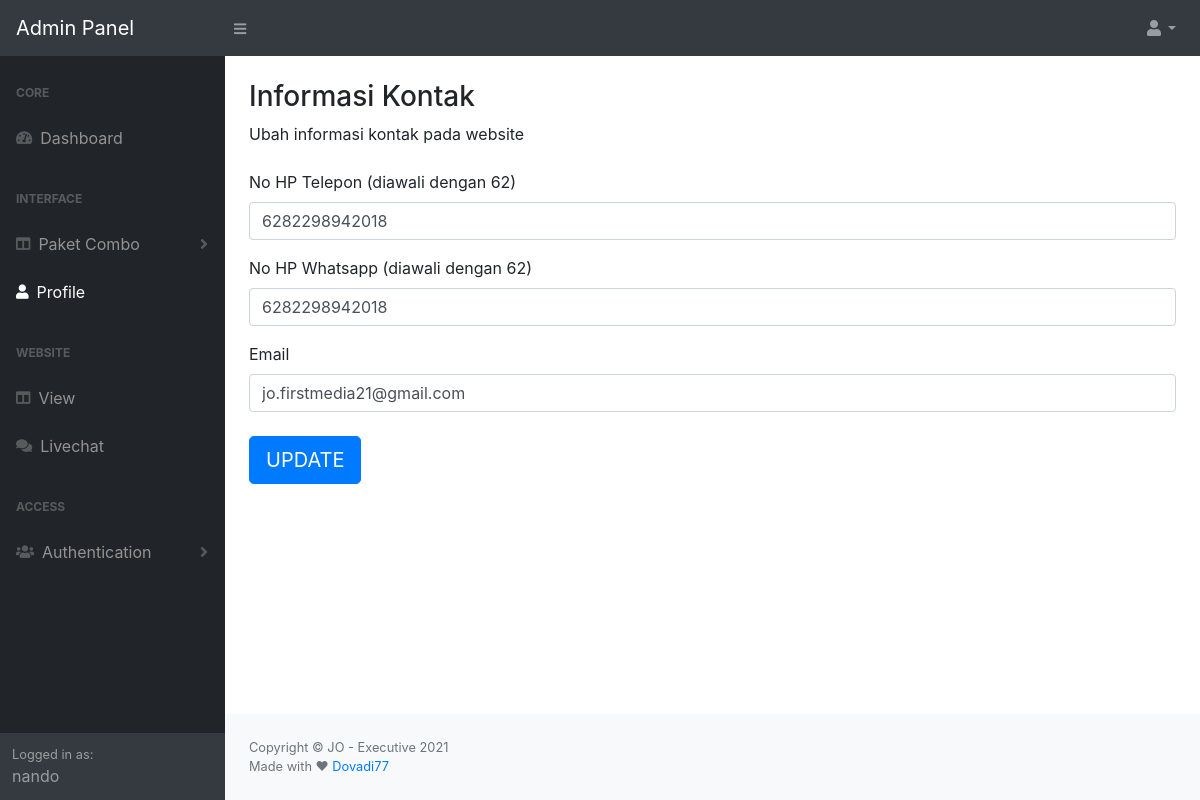
Page /admin/profile.php (signed in) on the committed database.
### tables this page shows
CREATE TABLE `contact` (
  `id` int(10) NOT NULL,
  `nohp` varchar(50) NOT NULL,
  `email` varchar(300) NOT NULL,
  `nowa` varchar(20) NOT NULL,
  `telegram` varchar(100) NOT NULL
);

### admin/profile.php (the view)
<?php include 'asset/header.php'; ?>
<div id="layoutSidenav_content">
  <div class="container">
    <h3 class="mt-4">Informasi Kontak</h3>
    <p class="mb-4">Ubah informasi kontak pada website</p>
    <form method="POST" action="profile/proses.php">
      <?php
            $sql = mysqli_query($con, "SELECT * from contact where id = 1");
            $data = mysqli_fetch_array($sql);
            ?>
      <div class="form-group">
        <label for="nohp">No HP Telepon (diawali dengan 62)</label>
        <input type="number" class="form-control" name="nohp" value="<?= $data['nohp']; ?>">
      </div>
      <div class="form-group">
        <label for="nohp">No HP Whatsapp (diawali dengan 62)</label>
        <input type="number" class="form-control" name="nowa" value="<?= $data['nowa']; ?>">
      </div>
      <div class="form-group">
        <label for="nohp">Email</label>
        <input type="email" class="form-control" name="email" value="<?= $data['email']; ?>">
      </div>
      <button class="btn btn-primary mt-2 btn-lg" type="submit" name="update">UPDATE</button>
    </form>
    <?php include 'asset/footer.php' ?>

### rows in the picture
contact: nohp "6282298942018", nowa "6282298942018", email "jo.firstmedia21@gmail.com"

### other values in the picture
$_SESSION['username'] "nando"
